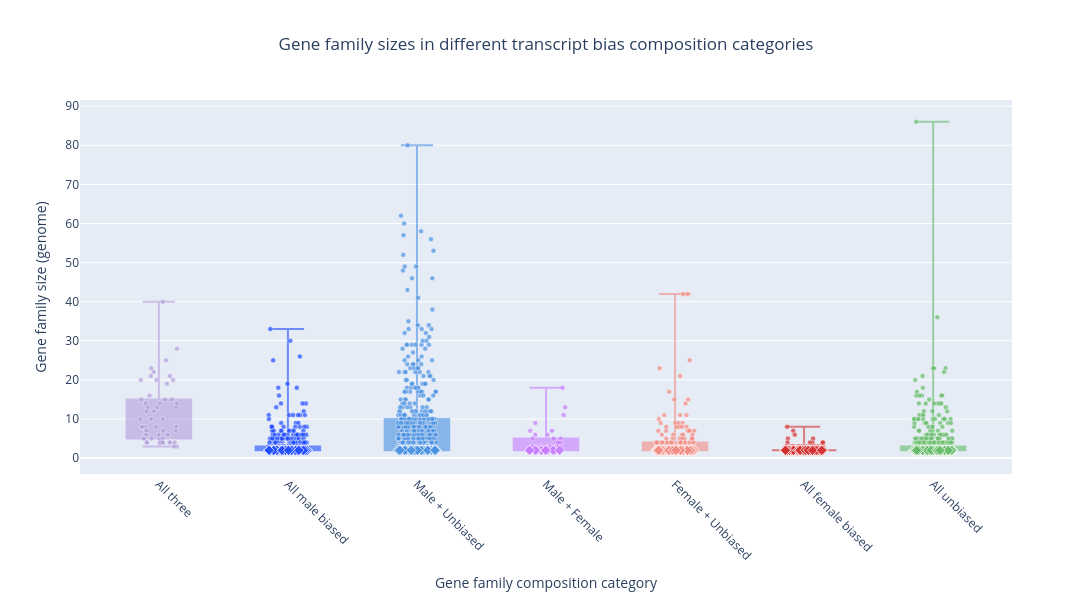

Notebook cell for this chart:
### Markdown cell above
Plotly has an issue with the box plots, so here i use go.Figure() to force plotly

### Code cell
fig6 = go.Figure()

cat_positions = {cat: i for i, cat in enumerate(category_order)}
np.random.seed(42)

for cat in category_order:
    subset = hog_direction[hog_direction["category"] == cat]
    if subset.empty:
        continue

    color  = category_colors[cat]
    x_pos  = cat_positions[cat]

    # Box (no built-in points — we draw them ourselves below)
    fig6.add_trace(go.Box(
        y=subset["hog_size_genome"],
        x=[x_pos] * len(subset),
        name=cat,
        marker_color=color,
        line_color=color,
        fillcolor=color,
        opacity=0.6,
        boxpoints=False,
        width=0.5,
        showlegend=False
    ))

    # Regular points (size > 2) — circles
    reg = subset[subset["hog_size_genome"] != 2]
    if not reg.empty:
        fig6.add_trace(go.Scatter(
            x=x_pos + np.random.uniform(-0.15, 0.15, len(reg)),
            y=reg["hog_size_genome"],
            mode="markers",
            marker=dict(color=color, symbol="circle", size=5, opacity=0.7,
                        line=dict(width=0.5, color="white")),
            showlegend=False,
            text=reg["HOG"].astype(str),
            hovertemplate="HOG: %{text}<br>Size: %{y}<extra></extra>"
        ))

    # HOG size 2 shape - diamond (All three cannot exist at size 2)
    s2 = subset[subset["hog_size_genome"] == 2]
    if not s2.empty:
        fig6.add_trace(go.Scatter(
            x=x_pos + np.random.uniform(-0.15, 0.15, len(s2)),
            y=s2["hog_size_genome"],
            mode="markers",
            marker=dict(color=color, symbol="diamond", size=8, opacity=0.9,
                        line=dict(width=0.8, color="white")),
            showlegend=False,
            text=s2["HOG"].astype(str),
            hovertemplate="HOG: %{text}<br>Size: 2 ◆<extra></extra>"
        ))

fig6.update_layout(
    width = 1200,
    height = 600,
    title=dict(text=" Gene family sizes in different transcript bias composition categories", x=0.5, xanchor="center"),
    xaxis=dict(
        tickmode="array",
        tickvals=list(cat_positions.values()),
        ticktext=list(cat_positions.keys()),
        tickangle=45,
        title="Gene family composition category"
    ),
    yaxis_title="Gene family size (genome)",
    showlegend=False
)
fig6.write_image("categories_boxplot_size.svg")
fig6.show()

### Figure 1 — Plotly figure (JSON) as saved in the notebook; plotly's stock layout.template omitted (floating-point values rounded to 4 significant figures; data arrays with more than 128 entries replaced by an {"elided": "..."} marker saying what was removed)
{"data": [{"boxpoints": false, "fillcolor": "#B39DDB", "line": {"color": "#B39DDB"}, "marker": {"color": "#B39DDB"}, "name": "All three", "opacity": 0.6, "showlegend": false, "type": "box", "width": 0.5, "x": [0, 0, 0, 0, 0, 0, 0, 0, 0, 0, 0, 0, 0, 0, 0, 0, 0, 0, 0, 0, 0, 0, 0, 0, 0, 0, 0, 0, 0, 0, 0, 0, 0, 0, 0, 0, 0, 0, 0, 0, 0, 0, 0, 0, 0, 0, 0, 0, 0, 0, 0, 0, 0, 0, 0], "y": [12, 8, 6, 40, 7, 14, 8, 20, 10, 19, 10, 28, 15, 13, 12, 7, 23, 14, 8, 10, 4, 8, 21, 22, 13, 21, 4, 5, 5, 15, 7, 6, 8, 13, 3, 4, 10, 5, 25, 20, 5, 6, 20, 4, 16, 15, 5, 4, 4, 4, 14, 4, 7, 3, 4]}, {"hovertemplate": "HOG: %{text}<br>Size: %{y}<extra></extra>", "marker": {"color": "#B39DDB", "line": {"color": "white", "width": 0.5}, "opacity": 0.7, "size": 5, "symbol": "circle"}, "mode": "markers", "showlegend": false, "text": ["N0.HOG0000027", "N0.HOG0000043", "N0.HOG0000056", "N0.HOG0000060", "N0.HOG0000085", "N0.HOG0000095", "N0.HOG0000099", "N0.HOG0000102", "N0.HOG0000108", "N0.HOG0000110", "N0.HOG0000141", "N0.HOG0000143", "N0.HOG0000163", "N0.HOG0000179", "N0.HOG0000198", "N0.HOG0000204", "N0.HOG0000207", "N0.HOG0000260", "N0.HOG0000276", "N0.HOG0000278", "N0.HOG0000300", "N0.HOG0000305", "N0.HOG0000321", "N0.HOG0000361", "N0.HOG0000364", "N0.HOG0000367", "N0.HOG0000375", "N0.HOG0000426", "N0.HOG0000442", "N0.HOG0000444", "N0.HOG0000503", "N0.HOG0000518", "N0.HOG0000531", "N0.HOG0000578", "N0.HOG0000581", "N0.HOG0000630", "N0.HOG0000646", "N0.HOG0000738", "N0.HOG0000773", "N0.HOG0000820", "N0.HOG0000831", "N0.HOG0000853", "N0.HOG0001160", "N0.HOG0001494", "N0.HOG0001619", "N0.HOG0001799", "N0.HOG0001841", "N0.HOG0002234", "N0.HOG0002331", "N0.HOG0005307", "N0.HOG0009023", "N0.HOG0011140", "N0.HOG0012101", "N0.HOG0012133", "N0.HOG0012653"], "type": "scatter", "x": [-0.03764, 0.1352, 0.0696, 0.0296, -0.1032, -0.1032, -0.1326, 0.1099, 0.03033, 0.06242, -0.1438, 0.141, 0.09973, -0.0863, -0.09545, -0.09498, -0.05873, 0.007427, -0.02042, -0.06263, 0.03356, -0.1082, -0.06236, -0.04009, -0.01318, 0.08555, -0.0901, 0.00427, 0.02772, -0.1361, 0.03226, -0.09884, -0.1305, 0.1347, 0.1397, 0.09252, -0.05862, -0.1207, 0.05527, -0.01795, -0.1134, -0.001447, -0.1397, 0.1228, -0.07237, 0.04876, -0.05649, 0.00602, 0.01401, -0.09454, 0.1409, 0.08254, 0.1318, 0.1184, 0.02937], "y": [12, 8, 6, 40, 7, 14, 8, 20, 10, 19, 10, 28, 15, 13, 12, 7, 23, 14, 8, 10, 4, 8, 21, 22, 13, 21, 4, 5, 5, 15, 7, 6, 8, 13, 3, 4, 10, 5, 25, 20, 5, 6, 20, 4, 16, 15, 5, 4, 4, 4, 14, 4, 7, 3, 4]}, {"boxpoints": false, "fillcolor": "#1F4BFF", "line": {"color": "#1F4BFF"}, "marker": {"color": "#1F4BFF"}, "name": "All male biased", "opacity": 0.6, "showlegend": false, "type": "box", "width": 0.5, "x": {"elided": "517 int values"}, "y": {"elided": "517 int values"}}, {"hovertemplate": "HOG: %{text}<br>Size: %{y}<extra></extra>", "marker": {"color": "#1F4BFF", "line": {"color": "white", "width": 0.5}, "opacity": 0.7, "size": 5, "symbol": "circle"}, "mode": "markers", "showlegend": false, "text": {"elided": "188 str values"}, "type": "scatter", "x": {"elided": "188 float values"}, "y": {"elided": "188 int values"}}, {"hovertemplate": "HOG: %{text}<br>Size: 2 ◆<extra></extra>", "marker": {"color": "#1F4BFF", "line": {"color": "white", "width": 0.8}, "opacity": 0.9, "size": 8, "symbol": "diamond"}, "mode": "markers", "showlegend": false, "text": {"elided": "329 str values"}, "type": "scatter", "x": {"elided": "329 float values"}, "y": {"elided": "329 int values"}}, {"boxpoints": false, "fillcolor": "#4A90E2", "line": {"color": "#4A90E2"}, "marker": {"color": "#4A90E2"}, "name": "Male + Unbiased", "opacity": 0.6, "showlegend": false, "type": "box", "width": 0.5, "x": {"elided": "530 int values"}, "y": {"elided": "530 int values"}}, {"hovertemplate": "HOG: %{text}<br>Size: %{y}<extra></extra>", "marker": {"color": "#4A90E2", "line": {"color": "white", "width": 0.5}, "opacity": 0.7, "size": 5, "symbol": "circle"}, "mode": "markers", "showlegend": false, "text": {"elided": "377 str values"}, "type": "scatter", "x": {"elided": "377 float values"}, "y": {"elided": "377 int values"}}, {"hovertemplate": "HOG: %{text}<br>Size: 2 ◆<extra></extra>", "marker": {"color": "#4A90E2", "line": {"color": "white", "width": 0.8}, "opacity": 0.9, "size": 8, "symbol": "diamond"}, "mode": "markers", "showlegend": false, "text": {"elided": "153 str values"}, "type": "scatter", "x": {"elided": "153 float values"}, "y": {"elided": "153 int values"}}, {"boxpoints": false, "fillcolor": "#C77DFF", "line": {"color": "#C77DFF"}, "marker": {"color": "#C77DFF"}, "name": "Male + Female", "opacity": 0.6, "showlegend": false, "type": "box", "width": 0.5, "x": [3, 3, 3, 3, 3, 3, 3, 3, 3, 3, 3, 3, 3, 3, 3, 3, 3, 3, 3, 3, 3, 3, 3, 3, 3, 3, 3, 3, 3, 3, 3, 3, 3, 3, 3, 3], "y": [3, 18, 13, 3, 3, 3, 5, 5, 2, 3, 6, 9, 2, 2, 6, 2, 2, 3, 3, 2, 7, 2, 5, 2, 2, 3, 2, 2, 3, 4, 11, 4, 4, 7, 2, 2]}, {"hovertemplate": "HOG: %{text}<br>Size: %{y}<extra></extra>", "marker": {"color": "#C77DFF", "line": {"color": "white", "width": 0.5}, "opacity": 0.7, "size": 5, "symbol": "circle"}, "mode": "markers", "showlegend": false, "text": ["N0.HOG0000029", "N0.HOG0000049", "N0.HOG0000148", "N0.HOG0000224", "N0.HOG0000274", "N0.HOG0000289", "N0.HOG0000368", "N0.HOG0000377", "N0.HOG0000558", "N0.HOG0000765", "N0.HOG0000796", "N0.HOG0001236", "N0.HOG0001399", "N0.HOG0001426", "N0.HOG0001598", "N0.HOG0001854", "N0.HOG0002737", "N0.HOG0009441", "N0.HOG0009620", "N0.HOG0011340", "N0.HOG0012126", "N0.HOG0012871", "N0.HOG0013016"], "type": "scatter", "x": [3.115, 3.128, 3.148, 2.902, 2.969, 3.077, 3.059, 2.896, 3.095, 2.917, 2.917, 3.011, 3.028, 3.024, 2.877, 3.113, 2.93, 2.889, 3.117, 3.137, 3.109, 3.093, 3.047], "y": [3, 18, 13, 3, 3, 3, 5, 5, 3, 6, 9, 6, 3, 3, 7, 5, 3, 3, 4, 11, 4, 4, 7]}, {"hovertemplate": "HOG: %{text}<br>Size: 2 ◆<extra></extra>", "marker": {"color": "#C77DFF", "line": {"color": "white", "width": 0.8}, "opacity": 0.9, "size": 8, "symbol": "diamond"}, "mode": "markers", "showlegend": false, "text": ["N0.HOG0000529", "N0.HOG0000801", "N0.HOG0000900", "N0.HOG0001246", "N0.HOG0001319", "N0.HOG0001531", "N0.HOG0001782", "N0.HOG0002044", "N0.HOG0002432", "N0.HOG0003560", "N0.HOG0005826", "N0.HOG0013351", "N0.HOG0015079"], "type": "scatter", "x": [3.015, 2.876, 2.973, 2.962, 2.928, 3.067, 2.999, 2.874, 2.916, 3.055, 2.873, 3.105, 2.999], "y": [2, 2, 2, 2, 2, 2, 2, 2, 2, 2, 2, 2, 2]}, {"boxpoints": false, "fillcolor": "#F28B82", "line": {"color": "#F28B82"}, "marker": {"color": "#F28B82"}, "name": "Female + Unbiased", "opacity": 0.6, "showlegend": false, "type": "box", "width": 0.5, "x": {"elided": "179 int values"}, "y": {"elided": "179 int values"}}, {"hovertemplate": "HOG: %{text}<br>Size: %{y}<extra></extra>", "marker": {"color": "#F28B82", "line": {"color": "white", "width": 0.5}, "opacity": 0.7, "size": 5, "symbol": "circle"}, "mode": "markers", "showlegend": false, "text": ["N0.HOG0000023", "N0.HOG0000024", "N0.HOG0000034", "N0.HOG0000035", "N0.HOG0000140", "N0.HOG0000220", "N0.HOG0000227", "N0.HOG0000258", "N0.HOG0000284", "N0.HOG0000302", "N0.HOG0000434", "N0.HOG0000445", "N0.HOG0000455", "N0.HOG0000469", "N0.HOG0000476", "N0.HOG0000492", "N0.HOG0000501", "N0.HOG0000516", "N0.HOG0000565", "N0.HOG0000584", "N0.HOG0000629", "N0.HOG0000669", "N0.HOG0000696", "N0.HOG0000774", "N0.HOG0000886", "N0.HOG0000896", "N0.HOG0000919", "N0.HOG0000966", "N0.HOG0001020", "N0.HOG0001125", "N0.HOG0001185", "N0.HOG0001251", "N0.HOG0001252", "N0.HOG0001264", "N0.HOG0001305", "N0.HOG0001326", "N0.HOG0001357", "N0.HOG0001378", "N0.HOG0001394", "N0.HOG0001423", "N0.HOG0001436", "N0.HOG0001480", "N0.HOG0001536", "N0.HOG0001577", "N0.HOG0001765", "N0.HOG0001787", "N0.HOG0001803", "N0.HOG0001862", "N0.HOG0001924", "N0.HOG0001989", "N0.HOG0002041", "N0.HOG0002042", "N0.HOG0002051", "N0.HOG0002089", "N0.HOG0002170", "N0.HOG0002184", "N0.HOG0002285", "N0.HOG0002304", "N0.HOG0002531", "N0.HOG0002617", "N0.HOG0002889", "N0.HOG0003007", "N0.HOG0003597", "N0.HOG0004539", "N0.HOG0004695", "N0.HOG0005036", "N0.HOG0005058", "N0.HOG0006285", "N0.HOG0006453", "N0.HOG0006975", "N0.HOG0006995", "N0.HOG0007004", "N0.HOG0007028", "N0.HOG0008798", "N0.HOG0008917", "N0.HOG0010788", "N0.HOG0011086", "N0.HOG0011342", "N0.HOG0011872", "N0.HOG0013021", "N0.HOG0013278", "N0.HOG0014535", "N0.HOG0014589", "N0.HOG0015076", "N0.HOG0015760", "N0.HOG0015764", "N0.HOG0017424", "N0.HOG0017467", "N0.HOG0017491"], "type": "scatter", "x": [3.994, 4.028, 4.097, 3.954, 4.053, 4.02, 3.93, 4.114, 4.089, 4.048, 4.105, 4.11, 4.063, 4.101, 4.059, 4.054, 4.036, 4.076, 3.898, 4.114, 4.112, 3.859, 4.098, 3.889, 3.951, 4.073, 3.898, 4.095, 4.1, 4.002, 3.852, 3.936, 4.035, 4.144, 4.04, 3.928, 4.04, 4.012, 4.084, 3.882, 4.078, 4.012, 4.139, 3.953, 4.04, 4.13, 3.881, 4.131, 4.056, 3.87, 3.94, 4.062, 3.87, 4.025, 3.954, 4.036, 3.864, 4.111, 4.142, 4.141, 4.075, 3.889, 4.077, 3.857, 3.857, 3.947, 3.997, 4.081, 4.055, 3.984, 3.932, 4.149, 3.978, 3.985, 3.899, 4.088, 4.058, 3.916, 3.875, 4.054, 4.046, 3.932, 4.135, 3.895, 3.98, 4.133, 3.976, 4.042, 3.969], "y": [15, 3, 42, 17, 6, 8, 7, 25, 8, 3, 7, 3, 42, 15, 3, 3, 3, 4, 6, 7, 4, 3, 7, 9, 3, 5, 4, 3, 3, 9, 4, 4, 5, 4, 21, 3, 3, 8, 3, 3, 3, 3, 4, 3, 11, 5, 23, 5, 3, 4, 4, 6, 7, 9, 3, 8, 4, 7, 3, 3, 4, 3, 3, 3, 4, 3, 3, 14, 5, 3, 8, 7, 3, 6, 4, 11, 9, 11, 10, 8, 4, 5, 6, 3, 5, 5, 4, 4, 4]}, {"hovertemplate": "HOG: %{text}<br>Size: 2 ◆<extra></extra>", "marker": {"color": "#F28B82", "line": {"color": "white", "width": 0.8}, "opacity": 0.9, "size": 8, "symbol": "diamond"}, "mode": "markers", "showlegend": false, "text": ["N0.HOG0000304", "N0.HOG0000397", "N0.HOG0000471", "N0.HOG0000800", "N0.HOG0000834", "N0.HOG0000863", "N0.HOG0000926", "N0.HOG0000947", "N0.HOG0000976", "N0.HOG0001098", "N0.HOG0001158", "N0.HOG0001233", "N0.HOG0001239", "N0.HOG0001370", "N0.HOG0001476", "N0.HOG0001615", "N0.HOG0001623", "N0.HOG0001751", "N0.HOG0001864", "N0.HOG0002050", "N0.HOG0002084", "N0.HOG0002195", "N0.HOG0002239", "N0.HOG0002274", "N0.HOG0002338", "N0.HOG0002553", "N0.HOG0002849", "N0.HOG0002878", "N0.HOG0002893", "N0.HOG0002898", "N0.HOG0003558", "N0.HOG0003599", "N0.HOG0003617", "N0.HOG0003640", "N0.HOG0003970", "N0.HOG0004028", "N0.HOG0004080", "N0.HOG0004183", "N0.HOG0004291", "N0.HOG0004315", "N0.HOG0004321", "N0.HOG0004344", "N0.HOG0004497", "N0.HOG0004595", "N0.HOG0004617", "N0.HOG0004868", "N0.HOG0005195", "N0.HOG0005212", "N0.HOG0005222", "N0.HOG0005390", "N0.HOG0005425", "N0.HOG0005428", "N0.HOG0005430", "N0.HOG0005497", "N0.HOG0005806", "N0.HOG0005978", "N0.HOG0005993", "N0.HOG0006032", "N0.HOG0006095", "N0.HOG0006138", "N0.HOG0006273", "N0.HOG0006554", "N0.HOG0006612", "N0.HOG0006615", "N0.HOG0006693", "N0.HOG0006942", "N0.HOG0007062", "N0.HOG0007601", "N0.HOG0007701", "N0.HOG0009494", "N0.HOG0010000", "N0.HOG0010049", "N0.HOG0010069", "N0.HOG0010449", "N0.HOG0010769", "N0.HOG0011100", "N0.HOG0012103", "N0.HOG0012173", "N0.HOG0012188", "N0.HOG0012951", "N0.HOG0014070", "N0.HOG0014240", "N0.HOG0014242", "N0.HOG0014254", "N0.HOG0014266", "N0.HOG0015098", "N0.HOG0015192", "N0.HOG0015297", "N0.HOG0015300", "N0.HOG0015698"], "type": "scatter", "x": [3.932, 4.145, 3.973, 4.118, 3.919, 3.914, 3.859, 4.046, 3.961, 4.109, 3.992, 4.14, 3.906, 4.111, 4.083, 4.081, 4.103, 4.078, 4.038, 3.889, 3.86, 4.126, 4.035, 4.089, 3.994, 3.885, 3.888, 4.056, 3.979, 3.91, 3.997, 3.869, 4.025, 3.931, 4.089, 3.943, 3.987, 3.853, 3.872, 3.968, 3.994, 4.03, 3.937, 4.058, 4.108, 4.084, 3.862, 3.994, 3.881, 3.923, 4.146, 3.893, 4.0, 4.035, 4.061, 4.018, 3.853, 3.948, 4.005, 3.876, 3.955, 3.86, 3.874, 3.969, 3.89, 4.02, 4.057, 4.09, 3.91, 3.9, 3.881, 4.041, 4.062, 3.859, 4.131, 3.866, 4.012, 4.063, 4.111, 4.064, 4.091, 3.952, 4.094, 3.874, 4.118, 4.014, 4.095, 3.986, 4.043, 4.008], "y": [2, 2, 2, 2, 2, 2, 2, 2, 2, 2, 2, 2, 2, 2, 2, 2, 2, 2, 2, 2, 2, 2, 2, 2, 2, 2, 2, 2, 2, 2, 2, 2, 2, 2, 2, 2, 2, 2, 2, 2, 2, 2, 2, 2, 2, 2, 2, 2, 2, 2, 2, 2, 2, 2, 2, 2, 2, 2, 2, 2, 2, 2, 2, 2, 2, 2, 2, 2, 2, 2, 2, 2, 2, 2, 2, 2, 2, 2, 2, 2, 2, 2, 2, 2, 2, 2, 2, 2, 2, 2]}, {"boxpoints": false, "fillcolor": "#D32F2F", "line": {"color": "#D32F2F"}, "marker": {"color": "#D32F2F"}, "name": "All female biased", "opacity": 0.6, "showlegend": false, "type": "box", "width": 0.5, "x": {"elided": "197 int values"}, "y": {"elided": "197 int values"}}, {"hovertemplate": "HOG: %{text}<br>Size: %{y}<extra></extra>", "marker": {"color": "#D32F2F", "line": {"color": "white", "width": 0.5}, "opacity": 0.7, "size": 5, "symbol": "circle"}, "mode": "markers", "showlegend": false, "text": ["N0.HOG0000020", "N0.HOG0000380", "N0.HOG0000953", "N0.HOG0001346", "N0.HOG0001434", "N0.HOG0001746", "N0.HOG0001904", "N0.HOG0001918", "N0.HOG0001923", "N0.HOG0002047", "N0.HOG0002082", "N0.HOG0002232", "N0.HOG0002832", "N0.HOG0003049", "N0.HOG0003282", "N0.HOG0003482", "N0.HOG0003579", "N0.HOG0003643", "N0.HOG0003876", "N0.HOG0003898", "N0.HOG0004340", "N0.HOG0004744", "N0.HOG0005655", "N0.HOG0009000", "N0.HOG0009260", "N0.HOG0009426", "N0.HOG0011580", "N0.HOG0012774", "N0.HOG0013431", "N0.HOG0015264", "N0.HOG0015685", "N0.HOG0017445"], "type": "scatter", "x": [5.069, 4.874, 4.868, 4.924, 4.898, 5.112, 4.916, 5.143, 4.951, 4.905, 5.087, 5.048, 4.999, 5.017, 5.066, 4.919, 5.149, 5.142, 5.045, 4.91, 5.054, 4.872, 4.859, 4.927, 4.989, 5.11, 5.068, 5.073, 4.978, 4.954, 4.961, 5.146], "y": [5, 5, 8, 3, 3, 3, 7, 4, 3, 3, 3, 3, 3, 3, 4, 3, 3, 3, 4, 3, 3, 4, 3, 6, 3, 3, 3, 3, 3, 3, 3, 4]}, {"hovertemplate": "HOG: %{text}<br>Size: 2 ◆<extra></extra>", "marker": {"color": "#D32F2F", "line": {"color": "white", "width": 0.8}, "opacity": 0.9, "size": 8, "symbol": "diamond"}, "mode": "markers", "showlegend": false, "text": {"elided": "165 str values"}, "type": "scatter", "x": {"elided": "165 float values"}, "y": {"elided": "165 int values"}}, {"boxpoints": false, "fillcolor": "#66BB6A", "line": {"color": "#66BB6A"}, "marker": {"color": "#66BB6A"}, "name": "All unbiased", "opacity": 0.6, "showlegend": false, "type": "box", "width": 0.5, "x": {"elided": "1074 int values"}, "y": {"elided": "1074 int values"}}, {"hovertemplate": "HOG: %{text}<br>Size: %{y}<extra></extra>", "marker": {"color": "#66BB6A", "line": {"color": "white", "width": 0.5}, "opacity": 0.7, "size": 5, "symbol": "circle"}, "mode": "markers", "showlegend": false, "text": {"elided": "278 str values"}, "type": "scatter", "x": {"elided": "278 float values"}, "y": {"elided": "278 int values"}}, {"hovertemplate": "HOG: %{text}<br>Size: 2 ◆<extra></extra>", "marker": {"color": "#66BB6A", "line": {"color": "white", "width": 0.8}, "opacity": 0.9, "size": 8, "symbol": "diamond"}, "mode": "markers", "showlegend": false, "text": {"elided": "796 str values"}, "type": "scatter", "x": {"elided": "796 float values"}, "y": {"elided": "796 int values"}}], "layout": {"height": 600, "showlegend": false, "title": {"text": " Gene family sizes in different transcript bias composition categories", "x": 0.5, "xanchor": "center"}, "width": 1200, "xaxis": {"tickangle": 45, "tickmode": "array", "ticktext": ["All three", "All male biased", "Male + Unbiased", "Male + Female", "Female + Unbiased", "All female biased", "All unbiased"], "tickvals": [0, 1, 2, 3, 4, 5, 6], "title": {"text": "Gene family composition category"}}, "yaxis": {"title": {"text": "Gene family size (genome)"}}}}
